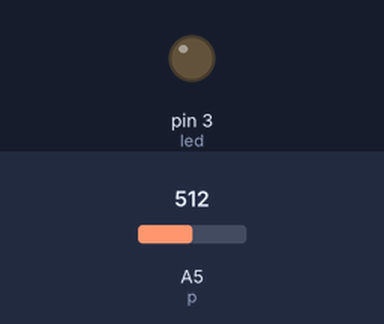
Recording of a sketch running on a simulated Arduino Uno, built with avr-gcc and run on an emulated ATmega328P. Parts: output pins drawn as LEDs (lit = HIGH). The inputs (shaded band) are chosen by the test bench; at power-on: A5 (p) = 512.

Above: at 1.2 s.
1.3 s: A5 (p) set to 716
At 1.9 s:
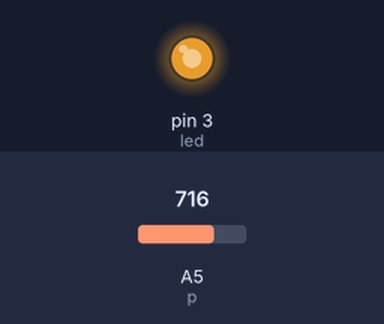
2.8 s: A5 (p) set to 754
At 4.0 s:
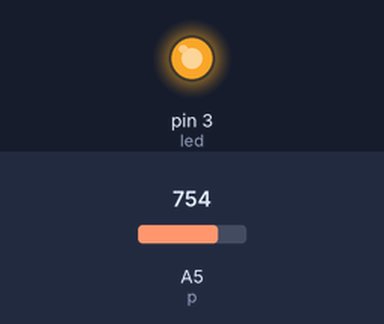
4.3 s: A5 (p) set to 768
At 5.3 s:
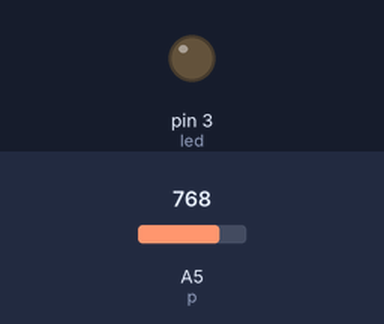
5.8 s: A5 (p) set to 900
At 6.5 s:
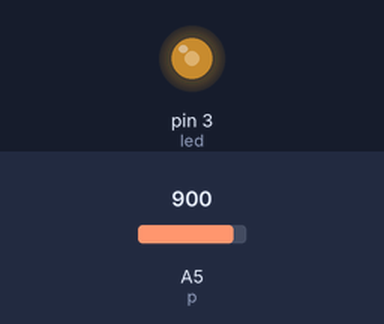
7.3 s: A5 (p) set to 306
At 7.6 s:
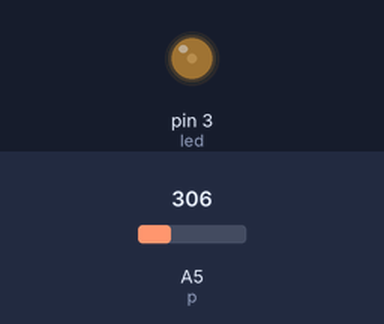
8.8 s: A5 (p) set to 0
At 10.0 s:
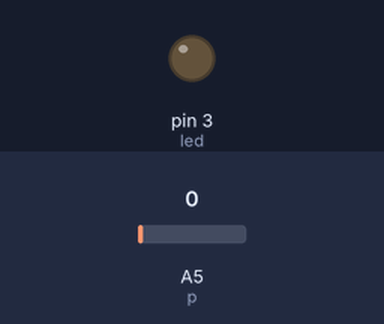
Timing chart, 0 to 11.3 s (numbered marks = the images above; inputs shaded):
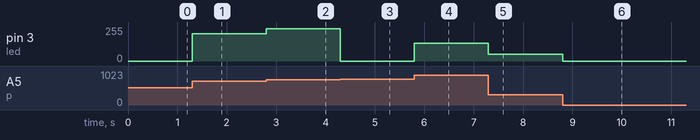

The sketch:

z38_brightness_control1.ino
```cpp
// C++ code
//
int p = A5;
int led = 3;

void setup()
{
  pinMode(led, OUTPUT);
  Serial.begin(9600);
}

void loop()
{
  analogWrite(led, analogRead(p));
}
```

Measured:
- the behaviour switches between 767 and 768 on A5 (p) (found by bisection; images 2 and 3)
- after the input at 1.3 s, pin 3 (led): 0/255 → 204/255 at once
- after the input at 2.8 s, pin 3 (led): 204/255 → 242/255 at once
- after the input at 4.3 s, pin 3 (led): 242/255 → 0/255 at once
- after the input at 5.8 s, pin 3 (led): 0/255 → 132/255 at once
- after the input at 7.3 s, pin 3 (led): 132/255 → 50/255 at once
- after the input at 8.8 s, pin 3 (led): 50/255 → 0/255 at once
